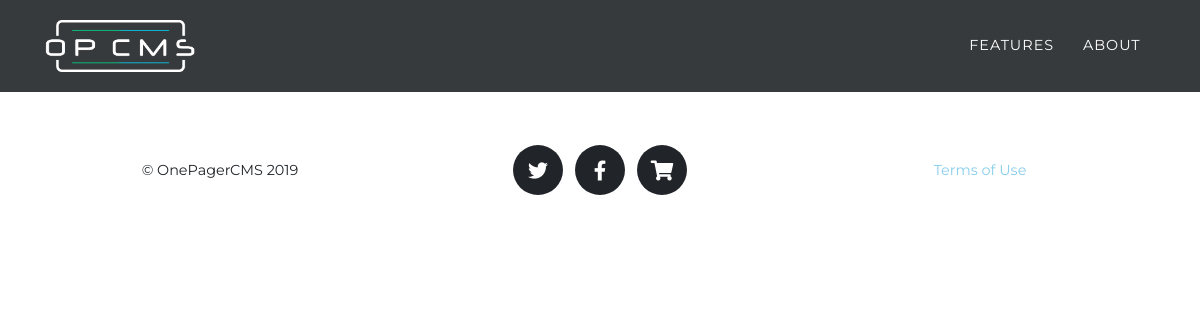
/pages/additionalpage.php, run on the app's committed database.
### tables this page shows
CREATE TABLE settings
(
    id int PRIMARY KEY,
    setting VARCHAR(255),
    value TEXT
);

CREATE TABLE icons
(
  specialid int PRIMARY KEY,
  position int NOT NULL,
  sectiontype VARCHAR(255) NOT NULL,
  title VARCHAR NOT NULL,
  mutedtitle VARCHAR NOT NULL,
  date TEXT NOT NULL,

  iconone VARCHAR (255) NOT NULL,
  icontwo VARCHAR (255) NOT NULL,
  iconthree VARCHAR (255),
  iconfour VARCHAR (255),
  iconfive VARCHAR (255),
  iconsix VARCHAR (255),
  iconseven VARCHAR (255),
  iconeight VARCHAR (255),

  iconheadlineone VARCHAR (255) NOT NULL,
  iconheadlinetwo VARCHAR (255) NOT NULL,
  iconheadlinethree VARCHAR (255),
  iconheadlinefour VARCHAR (255),
  iconheadlinefive VARCHAR (255),
  iconheadlinesix VARCHAR (255),
  iconheadlineseven VARCHAR (255),
  iconheadlineeight VARCHAR (255),

  icontextone TEXT NOT NULL,
  icontexttwo TEXT NOT NULL,
  icontextthree TEXT,
  icontextfour TEXT,
  icontextfive TEXT,
  icontextsix TEXT,
  icontextseven TEXT,
  icontexteight TEXT
);

CREATE TABLE standard
(
  specialid int PRIMARY KEY,
  position int NOT NULL,
  sectiontype VARCHAR(255) NOT NULL,
  title VARCHAR (255) NOT NULL,
  mutedtitle VARCHAR(255) NOT NULL,
  text TEXT NOT NULL,
  date TEXT NOT NULL

);

CREATE TABLE footer
(
    fid int PRIMARY KEY,
    custom TEXT,
    facebook_page VARCHAR(50),
    twitter_page VARCHAR(50),
    linkedin_page VARCHAR(50),
    custom_page varchar(100),
    copyright boolean
, custom_icon VARCHAR(30) NULL);

CREATE TABLE additionalPages
(
    id int PRIMARY KEY,
    title VARCHAR(40),
    content TEXT,
    showInFooter boolean
);

### database/connect.php (called while the page is built, shortened)
<?php
$datenbank = "../database/SQLiteDatabase.db";
?>

### database/SQLSettingActions.php (called while the page is built, shortened)
<?php
class SQLSettingActions
{
    public function getSettingValue($setting)
    {
        include '../database/connect.php';
        try {
            $select = $db->prepare("SELECT value FROM settings WHERE setting = :setting;");
            $select->bindValue(':setting', $setting);
            $select->execute();
            $value = $select->fetch();
            return $value[0];
        } catch (Exception $exception) {
            echo 'Something went wrong: ' . $exception->getMessage();
        }
    }
}

### database/Icons.php (called while the page is built, shortened)
<?php
class Icons
{
    private $title;
    public function __construct($id, $position, $type, $title, $mutedtitle, $date, array $icons, array $iconHeadline, array $iconTexts, $superid)
    {
        $this->title = $title;
    }
    public function getTitle()
    {
        return $this->title;
    }
}

### database/Standard.php (called while the page is built, shortened)
<?php
class Standard
{
    private $title;
    public function __construct($id, $position, $type, $title, $mutedtitle, $text, $date, $superid)
    {
        $this->title = $title;
    }
    public function getTitle()
    {
        return $this->title;
    }
}

### database/SQLAdditionalPagesActions.php (called while the page is built, shortened)
<?php
class SQLAdditionalPagesActions
{
    public function getAllFooterPages()
    {
        include '../database/connect.php';
        try {
            $pages = $db->prepare('select * from additionalPages where showInFooter=:showInFooter ORDER BY title');
            $pages->bindValue(':showInFooter', "on");
            $pages->execute();
            $all = $pages->fetchAll();
            return $all;
        } catch (Exception $exception) {
            echo 'Something went wrong: ' . $exception->getMessage();
        }
    }
}

### pages/additionalpage.php (the view, shortened to what this page needs)
<!DOCTYPE html>
<html lang="de">
<?php
include_once '../database/SQLAdditionalPagesActions.php';
include_once '../database/SQLSectionActions.php';
include_once '../database/SQLFooterActions.php';
$sectionactions = new SQLSectionActions();
$footeractions = new SQLFooterActions();
require_once "inc/head.php";
?>
<body id="page-top">
<?php $sectionactions->showNavigation() ?>
<?php $footeractions->showFooter() ?>
</body>
</html>

### database/SQLSectionActions.php (shortened to what this page needs)
<?php
include "../database/Standard.php";
include "../database/Icons.php";
include "../database/Contact.php";
include "../database/SQLSettingActions.php";
class SQLSectionActions implements ISectionActions
{
    public function getAllSections()
    {
        $secation_array = array();
        include '../database/connect.php';
        $prepare = $db->prepare('select * from sections order by position');
        $prepare->execute();
        $r = $prepare->fetchAll();
        for ($i = 0; $i < sizeof($r); $i++) {
            if($r[$i][1] == "standard"){
                $selection = $this->getEntryFromStandardTable($r[$i][2]);
                $superid = $this->getSuperIDForStandardEntry($selection[0]['specialid']);
                $standard = new Standard($selection[0][0], $selection[0][1], $selection[0][2], $selection[0][3], $selection[0][4], $selection[0][5], $selection[0][6], $superid[0][0]);
                array_push($secation_array, $standard);
            }
            if($r[$i][1] == "icons"){
                $selection = $this->getEntryFromIconsTable($r[$i][2]);
                $iconArray = array(
                    $selection[0][6],
                    $selection[0][7],
                    $selection[0][8],
                    $selection[0][9],
                    $selection[0][10],
                    $selection[0][11],
                    $selection[0][12],
                    $selection[0][13],
                );
                $iconHeadlineArray = array(
                    $selection[0][14],
                    $selection[0][15],
                    $selection[0][16],
                    $selection[0][17],
                    $selection[0][18],
                    $selection[0][19],
                    $selection[0][20],
                    $selection[0][21],
                );
                $iconTextArray = array(
                    $selection[0][22],
                    $selection[0][23],
                    $selection[0][24],
                    $selection[0][25],
                    $selection[0][26],
                    $selection[0][27],
                    $selection[0][28],
                    $selection[0][29],
                );
                $superid = $this->getSuperIDForIconsEntry($selection[0]['specialid']);
                $icons = new Icons($selection[0][0], $selection[0][1], $selection[0][2], $selection[0][3], $selection[0][4], $selection[0][5], $iconArray, $iconHeadlineArray, $iconTextArray, $superid[0]['id']);
                array_push($secation_array, $icons);
            }
        }
        return $secation_array;
    }
    private function getEntryFromStandardTable($sid){
        include '../database/connect.php';
        $prepstandard = $db->prepare('select * from standard where specialid=:specialid');
        $prepstandard->bindValue(':specialid', $sid);
        $prepstandard->execute();
        $selection = $prepstandard->fetchAll();
        return $selection;
    }
    private function getSuperIDForStandardEntry($sid){
        include '../database/connect.php';
        $prepstandard = $db->prepare('select id from sections where specialid=:specialid AND type=:type');
        $prepstandard->bindValue(':specialid', $sid);
        $prepstandard->bindValue(':type', 'standard');
        $prepstandard->execute();
        $selection = $prepstandard->fetchAll();
        return $selection;
    }
    private function getSuperIDForIconsEntry($sid){
        include '../database/connect.php';
        $prepstandard = $db->prepare('select id from sections where specialid=:specialid AND type=:type');
        $prepstandard->bindValue(':specialid', $sid);
        $prepstandard->bindValue(':type', 'icons');
        $prepstandard->execute();
        $selection = $prepstandard->fetchAll();
        return $selection;
    }
    private function getEntryFromIconsTable($sid){
        include '../database/connect.php';
        $prepstandard = $db->prepare('select * from icons where specialid=:specialid');
        $prepstandard->bindValue(':specialid', $sid);
        $prepstandard->execute();
        $selection = $prepstandard->fetchAll();
        return $selection;
    }
    public function showNavigation()
    {
        $settingActions = new SQLSettingActions();
        $titles = $this->getAllTitles();
        $logo = $settingActions->getSettingValue("logo");
        $logoCSS = $settingActions->getSettingValue("logo_css");
        echo "
<nav class=\"navbar navbar-expand-lg navbar-dark fixed-top\" id=\"mainNav\">
    <div class=\"container\">
        <a class=\"navbar-brand js-scroll-trigger\" href=\"index.php#page-top\"><img style=\" " . $logoCSS . "\" src=\"" . $logo . "\"></a>
        <button class=\"navbar-toggler navbar-toggler-right\" type=\"button\" data-toggle=\"collapse\" data-target=\"#navbarResponsive\" aria-controls=\"navbarResponsive\" aria-expanded=\"false\" aria-label=\"Toggle navigation\">
            Menu
            <i class=\"fas fa-bars\"></i>
        </button>
        <div class=\"collapse navbar-collapse\" id=\"navbarResponsive\">
            <ul class=\"navbar-nav text-uppercase ml-auto\">";
        for ($i = 0; $i < sizeof($titles); $i++) {
            echo "<li class=\"nav-item\">
                    <a class=\"nav-link js-scroll-trigger\" href=\"index.php#" . $titles[$i] . "\">" . $titles[$i] . "</a>
                </li>";
        }
        echo "</ul>
        </div>
    </div>
</nav>";
    }
    public function getAllTitles()
    {
        $titleArray = Array();
        $allSections = $this->getAllSections();
        for ($i = 0; $i < sizeof($allSections); $i++) {
            array_push($titleArray, $allSections[$i]->getTitle());
        }
        return $titleArray;
    }
}

### database/SQLFooterActions.php (shortened to what this page needs)
<?php
class SQLFooterActions
{
    public function showFooter()
    {
        echo "
        <footer class=\"footer\">
    <div class=\"container\">
        <div class=\"row align-items-center\">
            <div class=\"col-md-4\">";
        echo ($this->getFooterEntry('copyright')) ? "<span class=\"copyright\">&copy; OnePagerCMS 2019</span>" : "";
        echo "
            </div>
            <div class=\"col-md-4\">
                <ul class=\"list-inline social-buttons\">";
        echo (strlen($this->getFooterEntry("twitter_page")) > 0) ? "
                    <li class=\"list-inline-item\">
                        <a target='_blank' href=\"http://twitter.com/" . $this->getFooterEntry("twitter_page") . "\">
                            <i class=\"fab fa-twitter\" ></i>
                        </a>
                    </li>" : "";
        echo (strlen($this->getFooterEntry("facebook_page")) > 0) ? "
                    <li class=\"list-inline-item\">
                        <a target='_blank' href=\"http://facebook.com/" . $this->getFooterEntry("facebook_page") . "\">
                            <i class=\"fab fa-facebook-f\" ></i>
                        </a>
                    </li>" : "";
        echo (strlen($this->getFooterEntry("custom_icon")) > 0 && strlen($this->getFooterEntry("custom_page")) > 0) ? "
                    <li class=\"list-inline-item\">
                        <a target='_blank' href=\"" . $this->getFooterEntry("custom_page") . "\">
                            <i class=\"" . $this->getFooterEntry('custom_icon') . "\" ></i>
                        </a>
                    </li>" : "";
        echo "
                </ul>
            </div>
            <div class=\"col-md-4\">
                <ul class=\"list-inline quicklinks\">
                ";
        include_once "../database/SQLAdditionalPagesActions.php";
        $pagesActions = new SQLAdditionalPagesActions();
        $footerPages = $pagesActions->getAllFooterPages();
        for ($i = 0; $i < sizeof($footerPages); $i++) {
            echo "
            <li class=\"list-inline-item\">
                <a href=\"additionalpage.php?id=" . $footerPages[$i]['id'] . "\">" . $footerPages[$i]['title'] . "</a>
            </li>
            ";
        }
        echo "
                </ul>
            </div>
        </div>
    </div>
</footer>
        ";
    }
    public function getFooterEntry($var)
    {
        include '../database/connect.php';
        try {
            $selval = $db->prepare("SELECT $var FROM footer WHERE fid =:fid;");
            $selval->bindValue(':fid', 0);
            $selval->execute();
            $val = $selval->fetch();
            return $val[$var];
        } catch (Exception $exception) {
            echo 'Something went wrong: ' . $exception->getMessage();
        }
    }
}

### data on the page
settings: value (picture)
icons: title "FEATURES", title.title "ABOUT"
additionalpages: title "Terms of Use"
